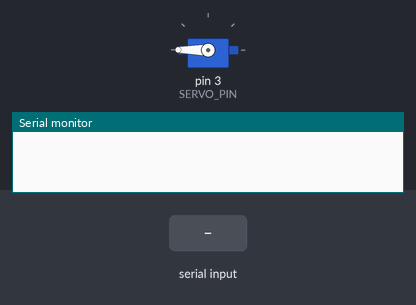
Simulated run of this sketch. Board: Arduino Uno, built with avr-gcc and run on an emulated ATmega328P. On the bench: servo, the last lines printed to the serial monitor. The inputs (shaded band) are chosen by the test bench.

Above: at 1.2 s.
1.3 s: "90,45\n" received over Serial
At 1.54 s:
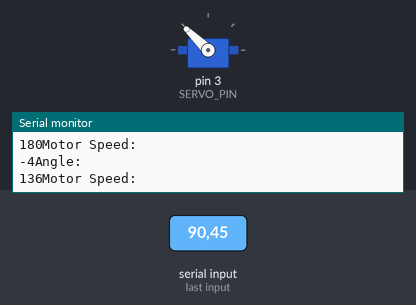
3.0 s: "30,150\n" received over Serial
At 4.6 s:
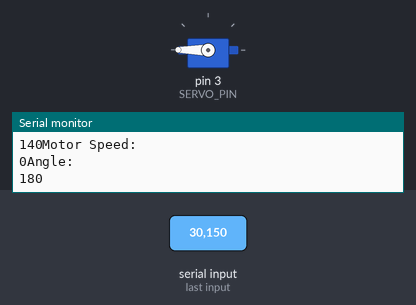
Timing chart, 0 to 6.1 s (numbered marks = the images above; inputs shaded):
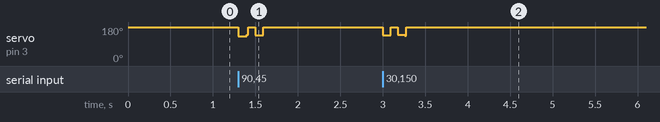

The sketch:

testDrive.ino
```cpp
#include <Servo.h>

#define SERIAL_ADDRESS 250000
#define SERVO_PIN 3

//Positions
#define MOTOR_OFF 0
#define MOTOR_ON 40
#define MOTOR_MAX 180

Servo servo;

int motorSpeed = 0;

int speedMultiplier = (180 - MOTOR_ON)/100;

int testSpeeds[] = {10, 20, 30, 40, 50, 60, 70, 80, 90, 100, 50, 20, -1};

int current = 0;

int currentAngle = 180;

void setup() {
  Serial.begin(SERIAL_ADDRESS);
  servo.attach(SERVO_PIN);

  servo.write(180 - MOTOR_OFF);
  currentAngle = 180;
  motorSpeed = MOTOR_OFF;
}
void loop(){
  if (Serial.available()) {
    Serial.println("Motor Speed: ");
    Serial.print(motorSpeed);
    motorSpeed = Serial.read() - '0';
    setMotorSpeed(motorSpeed);
  }

  // if (current != sizeof(testSpeeds)) {
  //   Serial.println("Motor Speed: ");
  //   Serial.print(testSpeeds[current]);
  //   setMotorSpeed(testSpeeds[current]);
  //   current++;
  // }
  // delay(2000);
}

void setMotorSpeed(int speed) {
  int angle = 0;
  if (speed == -1) {
    angle = 180 - MOTOR_OFF;
  } else if (speed > 100) {
    angle = 180 - MOTOR_OFF;
  } else if (speed < -1) {
    angle = 180 - MOTOR_OFF;
  } else {
    angle = int(180 - MOTOR_ON - (speed * speedMultiplier));
  }

  Serial.println("Angle: ");
  Serial.print(angle);

  servo.write(angle);

  delay((150/60) * abs(currentAngle - angle));

  currentAngle = angle;
}

void turnOff() {
  setMotorSpeed(MOTOR_OFF);
}

void turnOn() {
  setMotorSpeed(MOTOR_ON);
}
```

Measured:
- after the input at 1.3 s, servo on pin 3 (SERVO_PIN): 180° → 131° at once, → 180° 0.10 s later, → 136° 0.10 s later, → 180° 0.09 s later
- after the input at 3.0 s, servo on pin 3 (SERVO_PIN): 180° → 137° at once, → 180° 0.09 s later, → 139° 0.08 s later, → 180° 0.08 s later
